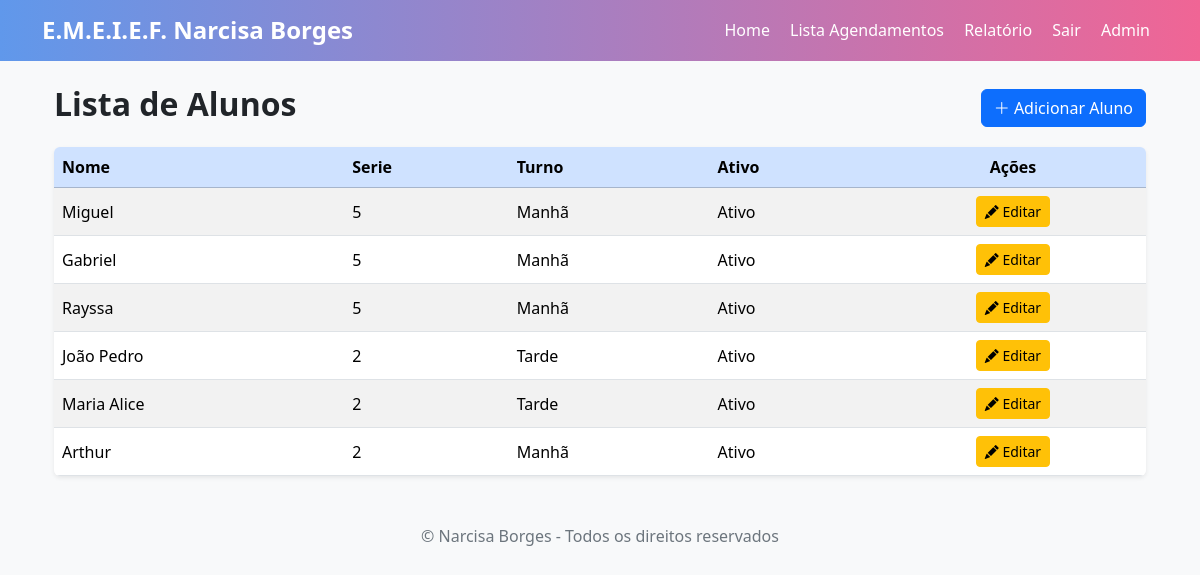
Before: /alunos/ (signed in) with the older database file.
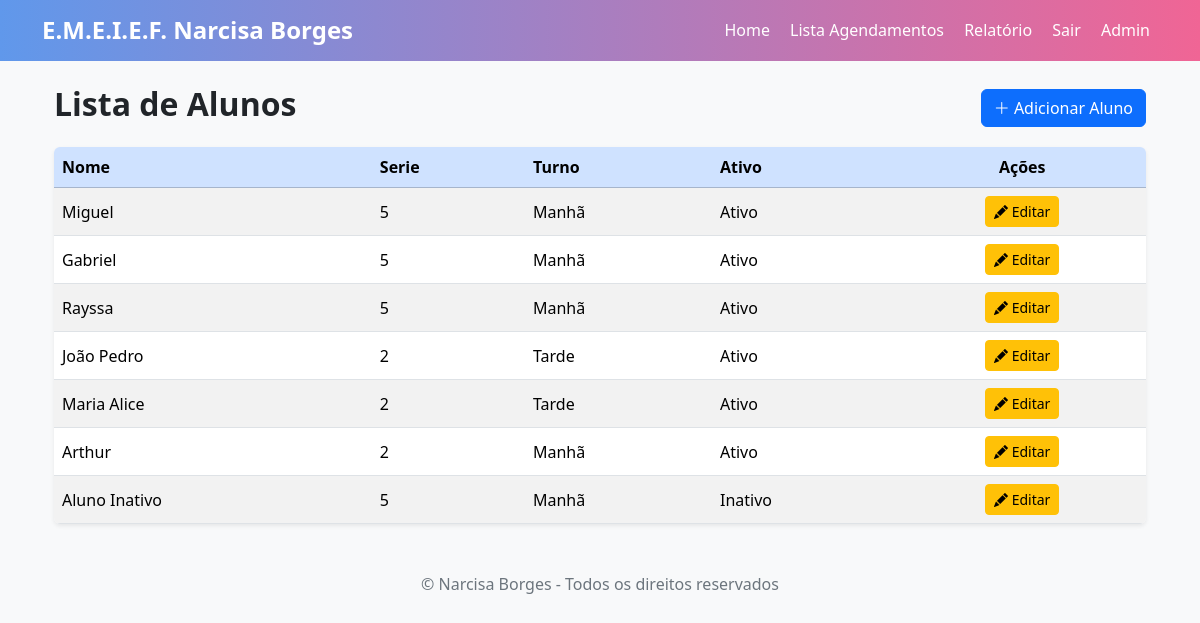
After: the same page with the newer database file.
### escola/models/aluno.py (models this page shows, shortened)
class Aluno(models.Model):
    nome = models.CharField(max_length=100)
    serie = models.CharField(max_length=10, blank=True, null=False)
    turno = models.CharField(max_length=10, blank=True, null=False)
    telefone = models.CharField(max_length=20, blank=True, null=True)
    is_active = models.BooleanField(default=True)

### escola/views/aluno_view.py (the view)
# urls.py: path('', alunos_list, name='alunos_list'),
@login_required
@permission_required('escola.view_aluno', raise_exception=True)
def alunos_list(request):
    alunos = Aluno.objects.all()
    return render(request, 'alunos/alunos_list.html', {'alunos': alunos})

### escola/templates/alunos/alunos_list.html (shortened to what this page needs)
{% extends 'base.html' %}
{% block content %}
<div class="container mt-4">
    <div class="d-flex justify-content-between align-items-center mb-3">
        <h2 class="fw-bold">Lista de Alunos</h2>
        <a href="{% url 'alunos:aluno_create' %}" class="btn btn-primary">
            <i class="bi bi-plus-lg"></i> Adicionar Aluno
        </a>
    </div>
    <div class="table-responsive shadow-sm rounded">
        <table class="table table-hover table-striped align-middle mb-0">
            <thead class="table-primary">
                <tr>
                    <th>Nome</th>
                    <th>Serie</th>
                    <th>Turno</th>
                    <th>Ativo</th>
                    <th class="text-center">Ações</th>
                </tr>
            </thead>
            <tbody>
                {% for aluno in alunos %}
                <tr>
                    <td>{{ aluno.nome }}</td>
                    <td>{{ aluno.serie }}</td>
                    <td>{{ aluno.turno }}</td>
                    <td>{% if aluno.is_active %}Ativo{% else %}Inativo{% endif %}</td>
                    <td class="text-center">
                        <form action="{% url 'alunos:aluno_edit' aluno.pk %}" method="post" style="display:inline;">
                            <button type="submit" class="btn btn-sm btn-warning">
                                <i class="bi bi-pencil-fill"></i> Editar
                            </button>
                        </form>
                    </td>
                </tr>
                {% empty %}
                <tr>
                    <td colspan="4" class="text-center text-muted">Nenhum aluno cadastrado.</td>
                </tr>
                {% endfor %}
            </tbody>
        </table>
    </div>
</div>
<link href="https://cdn.jsdelivr.net/npm/bootstrap-icons@1.10.5/font/bootstrap-icons.css" rel="stylesheet">
{% endblock %}

### escola/templates/base.html (shortened to what this page needs)
<!doctype html>
<html lang="pt-br">
<head>
  <link href="https://cdn.jsdelivr.net/npm/bootstrap@5.3.2/dist/css/bootstrap.min.css" rel="stylesheet">
</head>
<body>
  <header>
    <div class="container">
      <div class="d-flex flex-column flex-md-row align-items-center justify-content-between">
        <h1 class="mb-2 mb-md-0">E.M.E.I.E.F. Narcisa Borges</h1>
        <nav>
          {% if request.user.is_authenticated %}
            <a href="{% url 'agendamentos:home' %}">Home</a>
            <a href="{% url 'agendamentos:list' %}">Lista Agendamentos</a>
            <a href="{% url 'relatorios:relatorio_conteudos' %}">Relatório</a>
            <a href="{% url 'login:logout' %}">Sair</a>
          {% else %}
            <a href="{% url 'login:login' %}">Entrar</a>
          {% endif %}
          <a href="/admin/">Admin</a>
        </nav>
      </div>
    </div>
  </header>
  <main class="container">
    {% block content %}{% endblock %}
  </main>
  <footer>
    <p>© {{ now|date:"Y" }} Narcisa Borges - Todos os direitos reservados</p>
  </footer>
</body>
</html>

### escola/templates/base.html (style rules this page uses)
body { background-color: #f8f9fa; }
header { background: linear-gradient(90deg, #6098eb, #f06595); color: white; padding: 1rem 0; margin-bottom: 1.5rem; }
header h1 { font-size: 1.5rem; font-weight: bold; }
nav a { color: white !important; text-decoration: none; margin: 0 0.5rem; font-weight: 500; }
table th { background-color: #729fe2; color: white; }
table td, table th { vertical-align: middle; }
footer { text-align: center; padding: 1rem; margin-top: 2rem; color: #6c757d; }

Changed rows visible on the page:
added Aluno: nome "Aluno Inativo", serie "5", turno "Manhã", is_active "Inativo"
